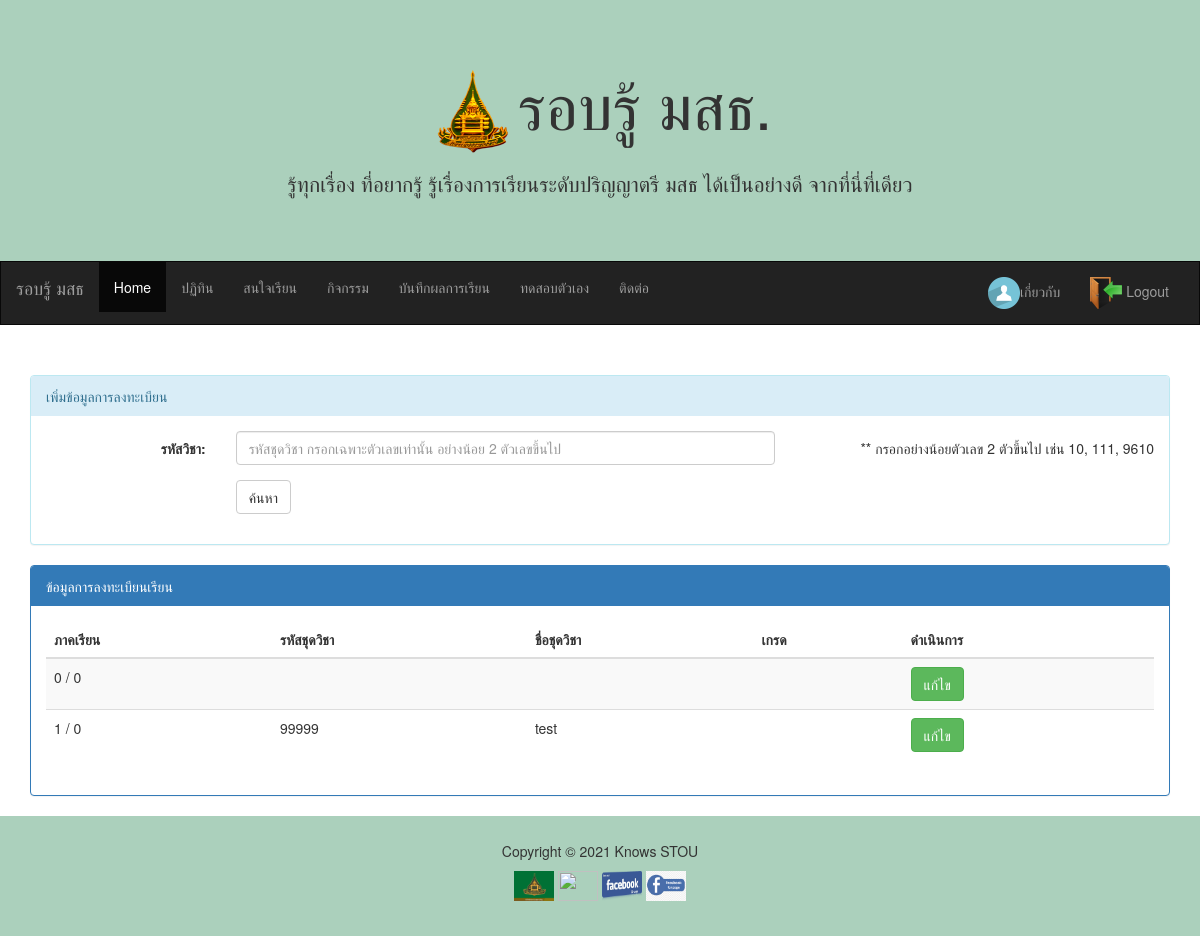
/member/m_grade.php, run on the app's committed database.
### tables this page shows
CREATE TABLE `grade` (
  `user` varchar(20) NOT NULL,
  `sub_id` varchar(5) NOT NULL,
  `sub_name` varchar(200) NOT NULL,
  `term_no` int(11) NOT NULL,
  `term_year` int(11) NOT NULL,
  `grade` text NOT NULL
);

### member/m_grade.php (the view, shortened to what this page needs)
<?php include '../include/header2.php';?>
<nav class="navbar navbar-inverse">
  <div class="container-fluid">
    <div class="navbar-header">
      <a class="navbar-brand" href="#"> รอบรู้ มสธ</a>
    </div>
    <div class="collapse navbar-collapse" id="myNavbar">
      <ul class="nav navbar-nav">
        <li class="active"><a href="./m_index.php">Home</a></li>
        <li><a href="https://www.stou.ac.th/offices/ore/rere/goto/">ปฏิทิน</a></li>
        <li><a href="#">สนใจเรียน</a></li>
        <li><a href="#">กิจกรรม</a></li>
        <li><a href="#">บันทึกผลการเรียน</a></li>
        <li><a href="#">ทดสอบตัวเอง</a></li>
        <li><a href="#">ติดต่อ</a></li>
      </ul>
      <ul class="nav navbar-nav navbar-right">
        <li><a href="../member/m_info.php"><img src="../img/person.png" width="32px" hegiht="32px">เกี่ยวกับ <?php echo $_SESSION["user"] ; ?></a> </li>
        <li><a href="../logout.php"><img src="../img/out.png" width="32px" hegiht="32px"> Logout</a> </li>
      </ul>
    </div>
  </div>
</nav>
<?php
$servername = "localhost";
$username = "root";
$password = "";
$dbname = "stou";
$user_login = $_SESSION["user"];
?>
<form class="form-horizontal" action="./m_grade.php" method="post">
<div class="container">
  <div class="panel-group">
    <div class="panel panel-info">
      <div class="panel-heading">เพิ่มข้อมูลการลงทะเบียน</div>
      <div class="panel-body">
            <div class="form-group">
            <label class="control-label col-sm-2" for="course_id">รหัสวิชา:</label>
            <div class="col-sm-6">
                <input type="text" class="form-control" id="course_id" placeholder="รหัสชุดวิชา กรอกเฉพาะตัวเลขเท่านั้น อย่างน้อย 2 ตัวเลขขึ้นไป" name="course_id" maxlength="5" minlength="2">
            </div>
            <p class="control-label col-sm-4 " >** กรอกอย่างน้อยตัวเลข 2 ตัวขึ้นไป เช่น 10, 111, 9610  </p>
            </div>
            <div class="form-group">
            <div class="col-sm-offset-2 col-sm-10">
                <button type="submit" class="btn btn-default" name="BtnSearch">ค้นหา</button>
            </div>
            </div>
      </div>
    </div>
  </div>
</div>
</form>
<div class="container">
  <div class="panel-group">
    <div class="panel panel-primary">
      <div class="panel-heading">ข้อมูลการลงทะเบียนเรียน</div>
      <div class="panel-body">
      <?php
        $conn = new mysqli($servername, $username, $password, $dbname);
        mysqli_set_charset($conn,"utf8");
          $StrSQL = "SELECT * FROM grade WHERE user = '$user_login'  order by term_no, term_year";
          $result = $conn->query($StrSQL);
          if (mysqli_num_rows($result) > 0) {
            echo "<table class=\"table table-striped\">";
            echo "<thead>";
            echo "<tr>";
            echo "<th>ภาคเรียน</th>";
            echo "<th>รหัสชุดวิชา</th>";
            echo "<th>ชื่อชุดวิชา</th>";
            echo "<th>เกรด</th>";
            echo "<th>ดำเนินการ</th>";
            echo "</tr>";
            echo "</thead>";
            echo "<tbody>";
            while($row = mysqli_fetch_assoc($result)) {
              echo "<tr>";
              echo "<td>". $row["term_no"] . " / " .$row["term_year"] ."</td>";
              echo "<td>". $row["sub_id"] ."</td>";
              echo "<td>". $row["sub_name"] ."</td>";
              echo "<td>". $row["grade"] ."</td>";
             echo "<td>";
             echo "<a href=\"../action/editGrade.php?sub_id=". $row["sub_id"]."&sub_name=". $row["sub_name"]."&grade=".$row["grade"]."&term_no=".$row["term_no"]."&term_year=".$row["term_year"]."\" <button type=\"button\" class=\"btn btn-success\"> แก้ไข </button></a>";
             echo "</td>";
              echo "</tr>";
            }
          } else {
            echo "<tr>";
            echo "<td colspan=\"3\" class=\"text-center\"> ไม่มีข้อมูล </td>";
            echo "</tr>";
          }
          echo "</tbody>";
          echo "</table>";
      ?>
      </div>
    </div>
  </div>
</div>
<?php include '../include/footer2.php';?>

### include/header2.php (style rules this page uses)
.navbar { margin-bottom: 50px; border-radius: 0; }

### data on the page
grade: term_no "0", term_year "0"
grade: term_no "1", term_year "0", sub "99999", sub_name "test"
